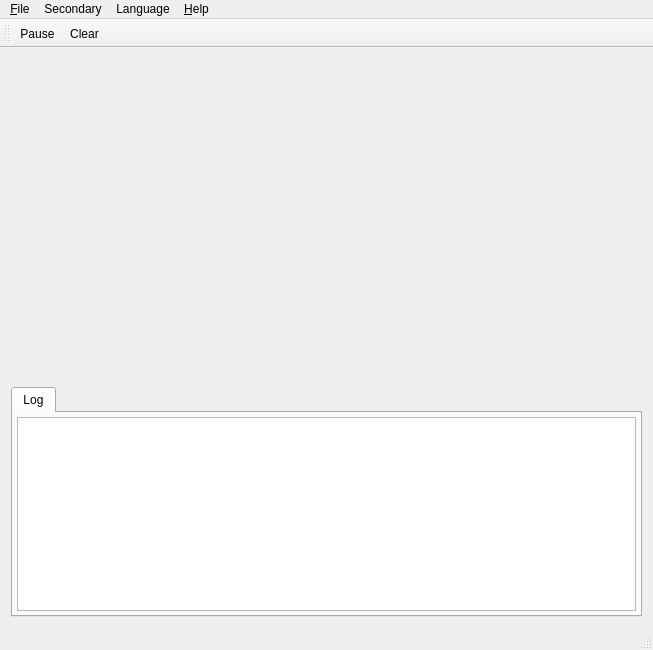
<?xml version="1.0" encoding="UTF-8"?>
<ui version="4.0">
 <class>MainWindow</class>
 <widget class="QMainWindow" name="MainWindow">
  <property name="geometry">
   <rect>
    <x>0</x>
    <y>0</y>
    <width>653</width>
    <height>650</height>
   </rect>
  </property>
  <property name="windowTitle">
   <string>SerialPlot</string>
  </property>
  <widget class="QWidget" name="centralWidget">
   <layout class="QVBoxLayout" name="verticalLayout">
    <item>
     <widget class="QSplitter" name="splitter">
      <property name="sizePolicy">
       <sizepolicy hsizetype="Expanding" vsizetype="Expanding">
        <horstretch>0</horstretch>
        <verstretch>0</verstretch>
       </sizepolicy>
      </property>
      <property name="orientation">
       <enum>Qt::Horizontal</enum>
      </property>
      <widget class="QWidget" name="plotArea" native="true">
       <property name="sizePolicy">
        <sizepolicy hsizetype="Preferred" vsizetype="Expanding">
         <horstretch>0</horstretch>
         <verstretch>0</verstretch>
        </sizepolicy>
       </property>
      </widget>
     </widget>
    </item>
    <item>
     <widget class="HidableTabWidget" name="tabWidget">
      <property name="sizePolicy">
       <sizepolicy hsizetype="Expanding" vsizetype="Minimum">
        <horstretch>0</horstretch>
        <verstretch>0</verstretch>
       </sizepolicy>
      </property>
      <property name="minimumSize">
       <size>
        <width>0</width>
        <height>0</height>
       </size>
      </property>
      <property name="maximumSize">
       <size>
        <width>16777215</width>
        <height>16777215</height>
       </size>
      </property>
      <property name="currentIndex">
       <number>0</number>
      </property>
      <property name="movable">
       <bool>false</bool>
      </property>
      <widget class="QWidget" name="tabLog">
       <attribute name="title">
        <string>Log</string>
       </attribute>
       <attribute name="toolTip">
        <string>Error and Warning Messages</string>
       </attribute>
       <layout class="QHBoxLayout" name="horizontalLayout">
        <property name="leftMargin">
         <number>4</number>
        </property>
        <property name="topMargin">
         <number>4</number>
        </property>
        <property name="rightMargin">
         <number>4</number>
        </property>
        <property name="bottomMargin">
         <number>4</number>
        </property>
        <item>
         <widget class="QPlainTextEdit" name="ptLog">
          <property name="readOnly">
           <bool>true</bool>
          </property>
         </widget>
        </item>
       </layout>
      </widget>
     </widget>
    </item>
   </layout>
  </widget>
  <widget class="QMenuBar" name="menuBar">
   <property name="geometry">
    <rect>
     <x>0</x>
     <y>0</y>
     <width>653</width>
     <height>22</height>
    </rect>
   </property>
   <widget class="QMenu" name="menuHelp">
    <property name="title">
     <string>&amp;Help</string>
    </property>
    <addaction name="actionDemoMode"/>
    <addaction name="actionReportBug"/>
    <addaction name="actionCheckUpdate"/>
    <addaction name="actionHelpAbout"/>
   </widget>
   <widget class="QMenu" name="menuFile">
    <property name="title">
     <string>&amp;File</string>
    </property>
    <addaction name="actionSaveSettings"/>
    <addaction name="actionLoadSettings"/>
    <addaction name="actionExportCsv"/>
    <addaction name="actionExportSvg"/>
    <addaction name="separator"/>
    <addaction name="actionQuit"/>
   </widget>
   <widget class="QMenu" name="menuSecondary">
    <property name="title">
     <string>Secondary</string>
    </property>
    <addaction name="actionBarPlot"/>
    <addaction name="separator"/>
    <addaction name="actionHorizontal"/>
    <addaction name="actionVertical"/>
   </widget>
   <widget class="QMenu" name="menuLanguage">
    <property name="title">
     <string>Language</string>
    </property>
    <addaction name="actionLangZh"/>
    <addaction name="actionLangEn"/>
   </widget>
   <addaction name="menuFile"/>
   <addaction name="menuSecondary"/>
   <addaction name="menuLanguage"/>
   <addaction name="menuHelp"/>
  </widget>
  <widget class="QToolBar" name="plotToolBar">
   <property name="windowTitle">
    <string>Plot Toolbar</string>
   </property>
   <attribute name="toolBarArea">
    <enum>TopToolBarArea</enum>
   </attribute>
   <attribute name="toolBarBreak">
    <bool>false</bool>
   </attribute>
   <addaction name="actionPause"/>
   <addaction name="actionClear"/>
  </widget>
  <widget class="QStatusBar" name="statusBar"/>
  <action name="actionPause">
   <property name="checkable">
    <bool>true</bool>
   </property>
   <property name="checked">
    <bool>false</bool>
   </property>
   <property name="icon">
    <iconset theme="player_pause">
     <normaloff>.</normaloff>.</iconset>
   </property>
   <property name="text">
    <string>Pause</string>
   </property>
   <property name="toolTip">
    <string>Pause Plotting</string>
   </property>
   <property name="shortcut">
    <string>P</string>
   </property>
  </action>
  <action name="actionClear">
   <property name="icon">
    <iconset theme="edit-clear">
     <normaloff>.</normaloff>.</iconset>
   </property>
   <property name="text">
    <string>Clear</string>
   </property>
   <property name="shortcut">
    <string>Ctrl+K</string>
   </property>
  </action>
  <action name="actionHelpAbout">
   <property name="text">
    <string>&amp;About</string>
   </property>
  </action>
  <action name="actionDemoMode">
   <property name="checkable">
    <bool>true</bool>
   </property>
   <property name="text">
    <string>&amp;Demo Mode</string>
   </property>
   <property name="toolTip">
    <string>Toggle Demo Mode</string>
   </property>
  </action>
  <action name="actionExportCsv">
   <property name="text">
    <string>&amp;Export CSV</string>
   </property>
   <property name="toolTip">
    <string>Export plot data to CSV</string>
   </property>
  </action>
  <action name="actionQuit">
   <property name="text">
    <string>&amp;Quit</string>
   </property>
   <property name="shortcut">
    <string>Ctrl+Q</string>
   </property>
  </action>
  <action name="actionReportBug">
   <property name="text">
    <string>&amp;Report a Bug</string>
   </property>
   <property name="toolTip">
    <string>Report a Bug on SerialPlot Website</string>
   </property>
  </action>
  <action name="actionSaveSettings">
   <property name="text">
    <string>&amp;Save Settings</string>
   </property>
   <property name="toolTip">
    <string>Save Settings to a File</string>
   </property>
  </action>
  <action name="actionLoadSettings">
   <property name="text">
    <string>&amp;Load Settings</string>
   </property>
   <property name="toolTip">
    <string>Load Settings from a File</string>
   </property>
  </action>
  <action name="actionCheckUpdate">
   <property name="text">
    <string>&amp;Check Update</string>
   </property>
  </action>
  <action name="actionBarPlot">
   <property name="checkable">
    <bool>true</bool>
   </property>
   <property name="text">
    <string>Bar Plot</string>
   </property>
  </action>
  <action name="actionVertical">
   <property name="checkable">
    <bool>true</bool>
   </property>
   <property name="text">
    <string>Vertical</string>
   </property>
  </action>
  <action name="actionHorizontal">
   <property name="checkable">
    <bool>true</bool>
   </property>
   <property name="checked">
    <bool>true</bool>
   </property>
   <property name="text">
    <string>Horizontal</string>
   </property>
  </action>
  <action name="actionExportSvg">
   <property name="text">
    <string>E&amp;xport SVG</string>
   </property>
  </action>
  <action name="actionLangZh">
   <property name="checkable">
    <bool>true</bool>
   </property>
   <property name="text">
    <string notr="true">中文</string>
   </property>
  </action>
  <action name="actionLangEn">
   <property name="checkable">
    <bool>true</bool>
   </property>
   <property name="text">
    <string notr="true">English</string>
   </property>
  </action>
 </widget>
 <layoutdefault spacing="6" margin="11"/>
 <customwidgets>
  <customwidget>
   <class>HidableTabWidget</class>
   <extends>QTabWidget</extends>
   <header>hidabletabwidget.h</header>
   <container>1</container>
  </customwidget>
 </customwidgets>
 <resources/>
 <connections/>
</ui>
